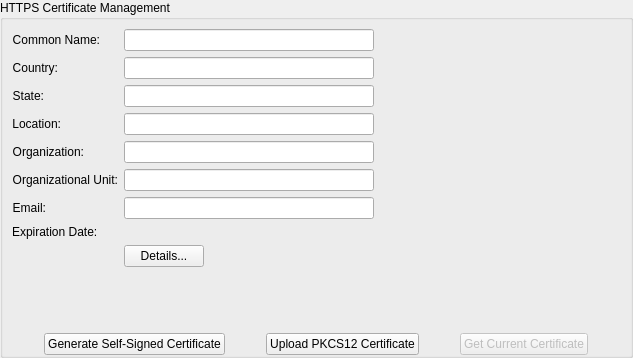
<?xml version="1.0" encoding="UTF-8"?>
<ui version="4.0">
 <class>SSLCertificateForm</class>
 <widget class="QWidget" name="SSLCertificateForm">
  <property name="geometry">
   <rect>
    <x>0</x>
    <y>0</y>
    <width>633</width>
    <height>358</height>
   </rect>
  </property>
  <property name="windowTitle">
   <string>Form</string>
  </property>
  <layout class="QVBoxLayout" name="verticalLayout">
   <property name="leftMargin">
    <number>0</number>
   </property>
   <property name="topMargin">
    <number>0</number>
   </property>
   <property name="rightMargin">
    <number>0</number>
   </property>
   <property name="bottomMargin">
    <number>0</number>
   </property>
   <item>
    <widget class="QGroupBox" name="certBox">
     <property name="title">
      <string>HTTPS Certificate Management</string>
     </property>
     <layout class="QVBoxLayout" name="verticalLayout_2">
      <property name="spacing">
       <number>0</number>
      </property>
      <property name="leftMargin">
       <number>0</number>
      </property>
      <property name="topMargin">
       <number>0</number>
      </property>
      <property name="rightMargin">
       <number>0</number>
      </property>
      <property name="bottomMargin">
       <number>0</number>
      </property>
      <item>
       <widget class="QWidget" name="widget" native="true">
        <layout class="QFormLayout" name="formLayout">
         <property name="fieldGrowthPolicy">
          <enum>QFormLayout::FieldsStayAtSizeHint</enum>
         </property>
         <item row="0" column="0">
          <widget class="QLabel" name="commonNamelbl">
           <property name="text">
            <string>Common Name:</string>
           </property>
           <property name="alignment">
            <set>Qt::AlignRight|Qt::AlignTrailing|Qt::AlignVCenter</set>
           </property>
          </widget>
         </item>
         <item row="0" column="1">
          <widget class="QLineEdit" name="certificateServerDns">
           <property name="sizePolicy">
            <sizepolicy hsizetype="Fixed" vsizetype="Fixed">
             <horstretch>0</horstretch>
             <verstretch>0</verstretch>
            </sizepolicy>
           </property>
           <property name="minimumSize">
            <size>
             <width>250</width>
             <height>0</height>
            </size>
           </property>
           <property name="readOnly">
            <bool>true</bool>
           </property>
          </widget>
         </item>
         <item row="1" column="0">
          <widget class="QLabel" name="label_12">
           <property name="text">
            <string>Country:</string>
           </property>
           <property name="alignment">
            <set>Qt::AlignRight|Qt::AlignTrailing|Qt::AlignVCenter</set>
           </property>
          </widget>
         </item>
         <item row="1" column="1">
          <widget class="QLineEdit" name="certificateCountry">
           <property name="sizePolicy">
            <sizepolicy hsizetype="Fixed" vsizetype="Fixed">
             <horstretch>0</horstretch>
             <verstretch>0</verstretch>
            </sizepolicy>
           </property>
           <property name="minimumSize">
            <size>
             <width>250</width>
             <height>0</height>
            </size>
           </property>
           <property name="readOnly">
            <bool>true</bool>
           </property>
          </widget>
         </item>
         <item row="2" column="0">
          <widget class="QLabel" name="label_13">
           <property name="text">
            <string>State:</string>
           </property>
           <property name="alignment">
            <set>Qt::AlignRight|Qt::AlignTrailing|Qt::AlignVCenter</set>
           </property>
          </widget>
         </item>
         <item row="2" column="1">
          <widget class="QLineEdit" name="certificateState">
           <property name="sizePolicy">
            <sizepolicy hsizetype="Fixed" vsizetype="Fixed">
             <horstretch>0</horstretch>
             <verstretch>0</verstretch>
            </sizepolicy>
           </property>
           <property name="minimumSize">
            <size>
             <width>250</width>
             <height>0</height>
            </size>
           </property>
           <property name="readOnly">
            <bool>true</bool>
           </property>
          </widget>
         </item>
         <item row="3" column="0">
          <widget class="QLabel" name="label_14">
           <property name="text">
            <string>Location:</string>
           </property>
           <property name="alignment">
            <set>Qt::AlignRight|Qt::AlignTrailing|Qt::AlignVCenter</set>
           </property>
          </widget>
         </item>
         <item row="3" column="1">
          <widget class="QLineEdit" name="certificateLocation">
           <property name="sizePolicy">
            <sizepolicy hsizetype="Fixed" vsizetype="Fixed">
             <horstretch>0</horstretch>
             <verstretch>0</verstretch>
            </sizepolicy>
           </property>
           <property name="minimumSize">
            <size>
             <width>250</width>
             <height>0</height>
            </size>
           </property>
           <property name="echoMode">
            <enum>QLineEdit::Normal</enum>
           </property>
           <property name="readOnly">
            <bool>true</bool>
           </property>
          </widget>
         </item>
         <item row="4" column="0">
          <widget class="QLabel" name="label_15">
           <property name="text">
            <string>Organization:</string>
           </property>
           <property name="alignment">
            <set>Qt::AlignRight|Qt::AlignTrailing|Qt::AlignVCenter</set>
           </property>
          </widget>
         </item>
         <item row="4" column="1">
          <widget class="QLineEdit" name="certificateOrganization">
           <property name="sizePolicy">
            <sizepolicy hsizetype="Fixed" vsizetype="Fixed">
             <horstretch>0</horstretch>
             <verstretch>0</verstretch>
            </sizepolicy>
           </property>
           <property name="minimumSize">
            <size>
             <width>250</width>
             <height>0</height>
            </size>
           </property>
           <property name="readOnly">
            <bool>true</bool>
           </property>
          </widget>
         </item>
         <item row="5" column="0">
          <widget class="QLabel" name="label_16">
           <property name="text">
            <string>Organizational Unit:</string>
           </property>
           <property name="alignment">
            <set>Qt::AlignRight|Qt::AlignTrailing|Qt::AlignVCenter</set>
           </property>
          </widget>
         </item>
         <item row="5" column="1">
          <widget class="QLineEdit" name="certificateOrganizationalUnit">
           <property name="sizePolicy">
            <sizepolicy hsizetype="Fixed" vsizetype="Fixed">
             <horstretch>0</horstretch>
             <verstretch>0</verstretch>
            </sizepolicy>
           </property>
           <property name="minimumSize">
            <size>
             <width>250</width>
             <height>0</height>
            </size>
           </property>
           <property name="readOnly">
            <bool>true</bool>
           </property>
          </widget>
         </item>
         <item row="6" column="0">
          <widget class="QLabel" name="label_18">
           <property name="text">
            <string>Email:</string>
           </property>
           <property name="alignment">
            <set>Qt::AlignRight|Qt::AlignTrailing|Qt::AlignVCenter</set>
           </property>
          </widget>
         </item>
         <item row="6" column="1">
          <widget class="QLineEdit" name="certificateEmail">
           <property name="sizePolicy">
            <sizepolicy hsizetype="Fixed" vsizetype="Fixed">
             <horstretch>0</horstretch>
             <verstretch>0</verstretch>
            </sizepolicy>
           </property>
           <property name="minimumSize">
            <size>
             <width>250</width>
             <height>0</height>
            </size>
           </property>
           <property name="readOnly">
            <bool>true</bool>
           </property>
          </widget>
         </item>
         <item row="7" column="0">
          <widget class="QLabel" name="label">
           <property name="text">
            <string>Expiration Date:</string>
           </property>
          </widget>
         </item>
         <item row="7" column="1">
          <widget class="QLabel" name="expiryDate">
           <property name="text">
            <string/>
           </property>
          </widget>
         </item>
         <item row="8" column="1">
          <widget class="QPushButton" name="details">
           <property name="sizePolicy">
            <sizepolicy hsizetype="Fixed" vsizetype="Fixed">
             <horstretch>0</horstretch>
             <verstretch>0</verstretch>
            </sizepolicy>
           </property>
           <property name="text">
            <string>Details...</string>
           </property>
          </widget>
         </item>
        </layout>
       </widget>
      </item>
      <item>
       <spacer name="verticalSpacer">
        <property name="orientation">
         <enum>Qt::Vertical</enum>
        </property>
        <property name="sizeHint" stdset="0">
         <size>
          <width>20</width>
          <height>0</height>
         </size>
        </property>
       </spacer>
      </item>
      <item>
       <widget class="QLabel" name="warning">
        <property name="text">
         <string/>
        </property>
        <property name="wordWrap">
         <bool>true</bool>
        </property>
       </widget>
      </item>
      <item>
       <layout class="QHBoxLayout" name="horizontalLayout">
        <item>
         <widget class="QPushButton" name="generateCertificateButton">
          <property name="sizePolicy">
           <sizepolicy hsizetype="Fixed" vsizetype="Fixed">
            <horstretch>0</horstretch>
            <verstretch>0</verstretch>
           </sizepolicy>
          </property>
          <property name="text">
           <string>Generate Self-Signed Certificate</string>
          </property>
         </widget>
        </item>
        <item>
         <widget class="QPushButton" name="uploadCertificate">
          <property name="sizePolicy">
           <sizepolicy hsizetype="Fixed" vsizetype="Fixed">
            <horstretch>0</horstretch>
            <verstretch>0</verstretch>
           </sizepolicy>
          </property>
          <property name="text">
           <string>Upload PKCS12 Certificate</string>
          </property>
         </widget>
        </item>
        <item>
         <widget class="QPushButton" name="getCertificate">
          <property name="enabled">
           <bool>false</bool>
          </property>
          <property name="sizePolicy">
           <sizepolicy hsizetype="Fixed" vsizetype="Fixed">
            <horstretch>0</horstretch>
            <verstretch>0</verstretch>
           </sizepolicy>
          </property>
          <property name="text">
           <string>Get Current Certificate</string>
          </property>
         </widget>
        </item>
       </layout>
      </item>
     </layout>
    </widget>
   </item>
  </layout>
 </widget>
 <resources/>
 <connections/>
</ui>
